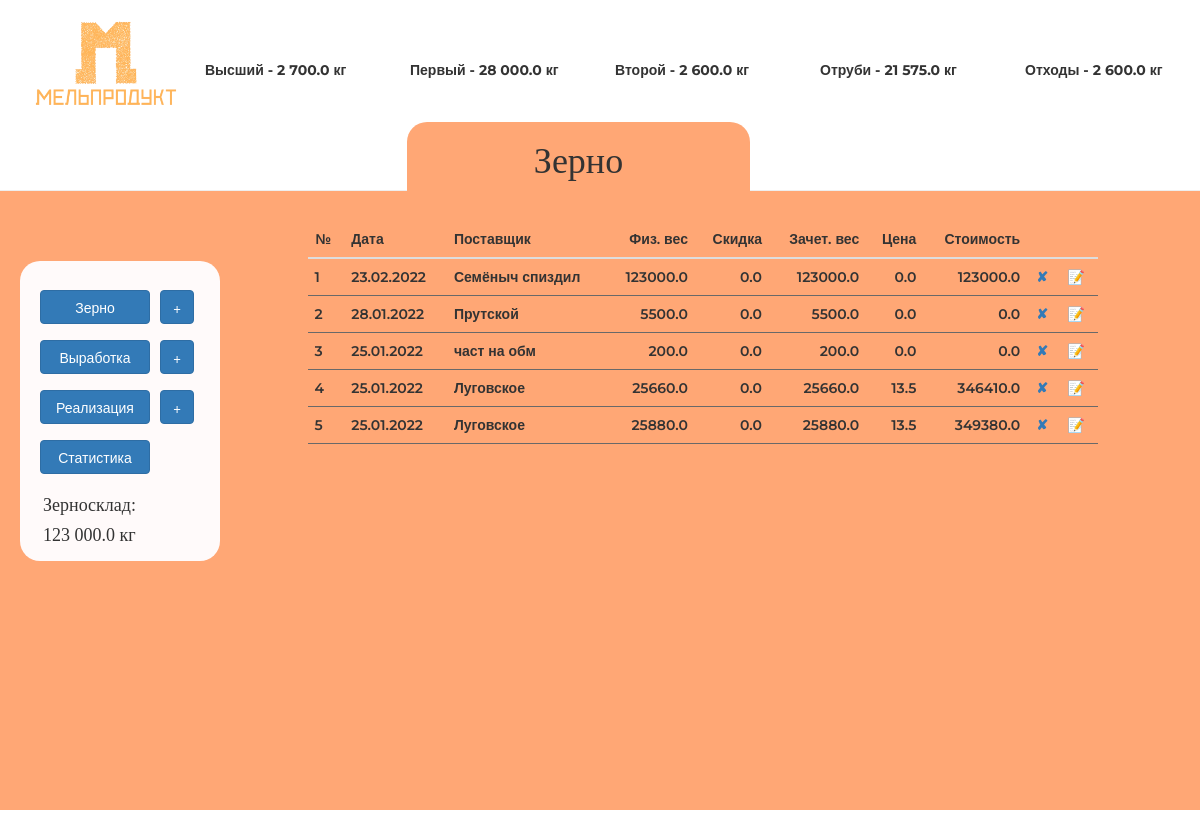
Page /grain on the earlier database version.
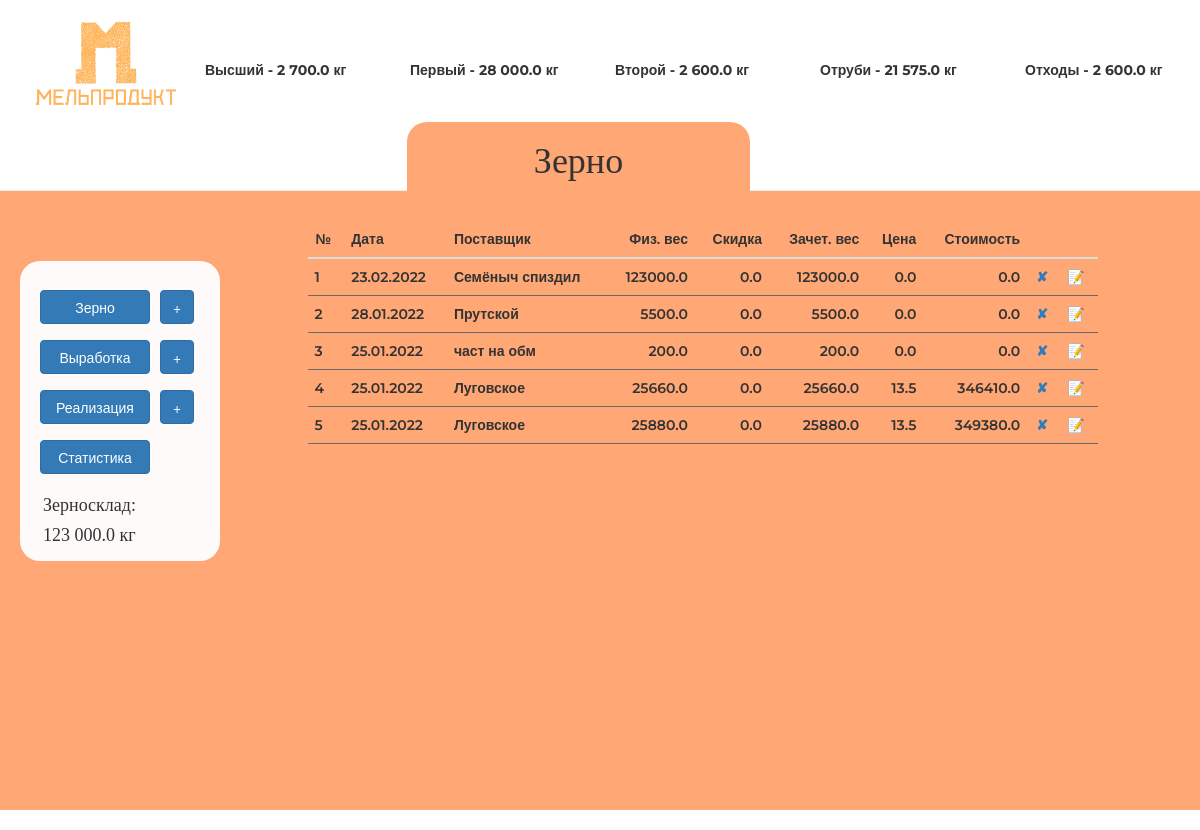
Same page on the later database version.
### main.py (models this page shows)
class Grain(db.Model):
    __tablename__ = "grains"
    id = db.Column(db.Integer, primary_key=True)
    agent = db.Column(db.String(250), nullable=False)
    date = db.Column(db.Date(), nullable=False)
    value = db.Column(db.Float(20), nullable=False)
    discount = db.Column(db.Float(20), nullable=False)
    final_value = db.Column(db.Float(20), nullable=False)
    price = db.Column(db.Float(20), nullable=False)
    cost = db.Column(db.Float(20), nullable=False)

### main.py (the view)
@app.route('/grain', methods=['GET', 'POST'])
def grain():
    stock = Stock.query.filter_by(id=1).first()
    grain_form = AddGrain(discount=0, date=dt.datetime.now())
    table = db.session.query(Grain).filter(Grain.date <= dt.datetime.now(),
                                                 Grain.date >= dt.datetime.now() - dt.timedelta(
                                                     days=30)).order_by(Grain.date).all()
    return render_template('grain.html', title='Зерно', form=grain_form, first='{:,}'.format(stock.first).replace(',', ' '),
                           second='{:,}'.format(stock.second).replace(',', ' '),
                           highest='{:,}'.format(stock.highest).replace(',', ' '),
                           bran='{:,}'.format(stock.bran).replace(',', ' '),
                           waste='{:,}'.format(stock.waste).replace(',', ' '),
                           grain='{:,}'.format(stock.grain).replace(',', ' '), table=reversed(table),
                           button='grain', target='grain', onclick1='onclick=', onclick22='onclick=', onclick3='onclick=',
                           onclick11='onclick=', onclick33='onclick=', bcolor='#ffa775',
                           mright='450px'
                           )

### main.py (called while the page is built)
@app.template_filter('jround')
def jround(x):
    y = round(x, 2)
    return y

### templates/grain.html (shortened to what this page needs)
{% extends 'index.html' %}
{% block table %}
{% include "grain-table.html" %}
{% endblock %}

### templates/index.html (shortened to what this page needs)
{% extends 'bootstrap/base.html' %}
{% import "bootstrap/wtf.html" as wtf %}
{% block styles %}
{{super()}}
<link rel="stylesheet" href="{{url_for('static', filename='css/main.css') }}">
{% endblock %}
{% block content %}
<div class="fluid-container x1">
  <div class="row">
    <div class="col-md-2  col-xs-3 logo">
      <img src="{{url_for('static', filename='img/logoclear.png')}}" style="height: 100px; margin-left: 25px; margin-top: 10px">
    </div>
    <div class="store">
    <div class="col-md-2 col-sm-3 col-xs-4 items mont">Высший - {{ highest }} кг</div>
    <div class="col-md-2 col-sm-3 col-xs-4 items mont">Первый - {{ first }} кг</div>
    <div class="col-md-2 col-sm-3 col-xs-4 items mont">Второй - {{ second }} кг</div>
    <div class="col-md-2 col-sm-3 col-xs-4 items mont">Отруби - {{ bran }} кг</div>
    <div class="col-md-2 col-sm-3 col-xs-4 items mont">Отходы - {{ waste }} кг</div>
    </div>
  </div>
 <div class="vkladka" style="right: {{ mright }}; background-color: {{ bcolor }}; border-radius: 20px 20px 0px 0px">
  <h1>{{ title }}</h1>
    </div>
</div>
<div class="content"   style="background-color: {{ bcolor }}; min-height: 80vh" >
<div class="fluid-container">
  <div class="row">
    <div class="col-md-12 col-sm-12">
  </div>
    </div>
  </div>
<div class="fluid-container" style="padding-top: 50px;">
  <div class="row">
    <div class="col-md-3 col-sm-12 btn-container" style="padding-bottom: 50px">
      <div class="btn-back">
       <button type="button" class="btn btn-primary itmbtns gr-butt" data-target="#grain" {{onclick2}}"window.location.href='/grain' ;">
        Зерно
      </button>
      <button  type="button" class="btn btn-primary addbtns grain plus" data-toggle="modal" data-target="#grain" {{onclick22}}"window.location.href='/grain/add' ;">
        +
      </button><br>
      <button type="button" class="btn btn-primary itmbtns pr-butt" data-target="#prod" {{onclick3}}"window.location.href='/prod' ;">
        Выработка
      </button>
      <button  type="button" class="btn btn-primary addbtns prod plus" data-toggle="modal" data-target="#prod" {{onclick33}}"window.location.href='/prod/add' ;">
        +
      </button><br>
      <button  type="button" class="btn btn-primary itmbtns rl-butt" data-target="#real" {{onclick1}}"window.location.href='/real' ;">
        Реализация
      </button>
      <button  type="button" class="btn btn-primary addbtns real plus" data-toggle="modal" data-target="#real" {{onclick11}}"window.location.href='/real/add' ;">
        +
      </button><br>
      <button  type="button" class="btn btn-primary itmbtns st-butt" data-target="#real" onclick="window.location.href='/stat' ;">
        Статистика
      </button>
        <div style="margin-top: 175px; margin-left: 23px"><h4>Зерносклад:</h4><h4> {{ grain }} кг</h4></div>
    </div>
    </div>
    {% block table %}
    {% endblock %}
  </div>
</div>
</div>
{% endblock content %}

### templates/grain-table.html (shortened to what this page needs)
<div class="col-md-8 col-sm-12" >
<table class="table table-hover counter">
        <thead>
          <tr>
            <th scope="col">№</th>
            <th scope="col">Дата</th>
            <th scope="col">Поставщик</th>
            <th scope="col" style="text-align: right; ">Физ. вес</th>
            <th scope="col" style="text-align: right; ">Скидка</th>
            <th scope="col" style="text-align: right; ">Зачет. вес</th>
            <th scope="col" style="text-align: right; ">Цена</th>
            <th scope="col" style="text-align: right; ">Стоимость</th>
            <th scope="col" style="text-align: right; "></th>
            <th scope="col" style="text-align: right; "></th>
          </tr>
        </thead>
        <tbody>
        {% for line in table %}
          <tr>
            <td>{{line.date.strftime('%d.%m.%Y')}}</td>
            <td>{{line.agent}}</td>
            <td class="rghtalgn">{{line.value}}</td>
            <td class="rghtalgn">{{line.discount}}</td>
            <td class="rghtalgn">{{line.final_value | jround()}}</td>
            <td class="rghtalgn">{{line.price}}</td>
            <td  class="rghtalgn">{{line.cost | jround()}}</td>
            <td><a href="#" data-toggle="modal" title="Удалить" data-target="#test" onclick="aTestFunction({{line.id}}, {{line.value}})">✘</a></td>
            <td><a href="{{url_for('grain_edit', item_id=line.id)}}" type="button" title="Редактировать">📝</a></td>
          </tr>
        {% endfor %}
        </tbody>
      </table>
<div class="col-md-8 col-sm-12" >
        </div>

### static/css/main.css (style rules this page uses)
body { margin-top: -20px; }
h1, h3, h4 { font-family: 'Merriweather', serif; }
.mont { font-family: 'Montserrat', sans-serif; font-weight: bold; }
.store { margin-top: 60px }
.x1 { padding-top: 20px; height: 210px; position: fixed; background-color: white; z-index: 1; width: 100vw; }
td, tr, th { font-family: 'Montserrat', sans-serif; font-weight: 600; }
.vkladka { width: 343px; display: inline-block; text-align: right; position: absolute; top: 142px; text-align: center; }
.content { position: relative; top: 190px }
.items { padding-bottom: 15px }
.itmbtns { margin-top: 20px; margin-left: 30px; width: 110px; position: fixed; left: 10px }
.addbtns { margin-top: 20px; margin-left: 10px; position: fixed; left: 150px; }
.gr-butt { top: 270px }
.pr-butt { top: 320px }
.rl-butt { top: 370px }
.st-butt { top: 420px; }
.grain { top: 270px; }
.prod { top: 320px }
.real { top: 370px }
.rghtalgn { text-align: right; }
.counter { counter-reset: schet; }
.counter tbody tr { counter-increment: schet; }
.counter td, .counter tr:before { padding: .1em .5em; border-bottom: 1px solid DimGray; }
.counter tbody tr:before { content: counter(schet); display: table-cell; vertical-align: middle; }
.btn-back { background-color: snow; border-radius: 20px; height: 300px; width: 200px; margin-top: 40px; margin-left: 20px; position: fixed; }

Differences in the rows shown:
changed Grain "Семёныч спиздил": cost|jround "123000.0" → "0.0"
